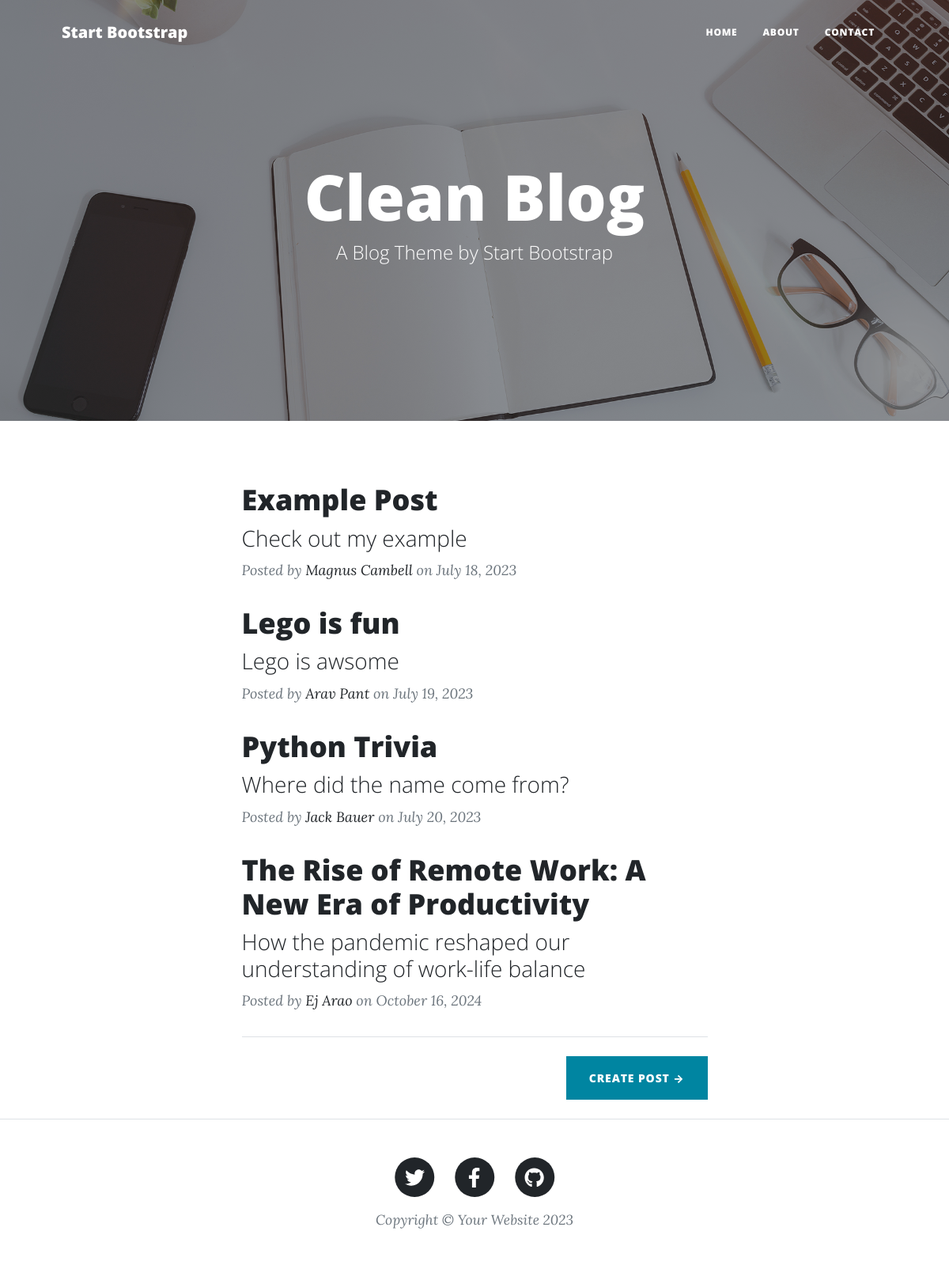
The page / on the database its author committed.
### main.py (models this page shows)
class BlogPost(db.Model):
    id: Mapped[int] = mapped_column(Integer, primary_key=True)
    title: Mapped[str] = mapped_column(String(250), unique=True, nullable=False)
    subtitle: Mapped[str] = mapped_column(String(250), nullable=False)
    date: Mapped[str] = mapped_column(String(250), nullable=False)
    body: Mapped[str] = mapped_column(Text, nullable=False)
    author: Mapped[str] = mapped_column(String(250), nullable=False)
    img_url: Mapped[str] = mapped_column(String(250), nullable=False)

### main.py (the view)
@app.route('/')
def home():
    blog_posts = BlogPost.query.all()
    return render_template('index.html', posts=blog_posts)

### templates/index.html
<!DOCTYPE html>
<html lang="en">
    {% include 'header.html' %}
    <body>
        <header class="masthead" style="background-image: url('/static/assets/img/home-bg.jpg')">
            <div class="container position-relative px-4 px-lg-5">
                <div class="row gx-4 gx-lg-5 justify-content-center">
                    <div class="col-md-10 col-lg-8 col-xl-7">
                        <div class="site-heading">
                            <h1>Clean Blog</h1>
                            <span class="subheading">A Blog Theme by Start Bootstrap</span>
                        </div>
                    </div>
                </div>
            </div>
        </header>
        <div class="container px-4 px-lg-5">
            <div class="row gx-4 gx-lg-5 justify-content-center">
                <div class="col-md-10 col-lg-8 col-xl-7">
                    {%for blog_post in posts:%}
                    <div class="post-preview">
                        <a href="{{url_for('blog', post_id=blog_post.id)}}">
                            <h2 class="post-title">{{blog_post.title}}</h2>
                            <h3 class="post-subtitle">{{blog_post.subtitle}}</h3>
                        </a>
                        <p class="post-meta">
                            Posted by
                            <a href="{{url_for('home')}}">{{blog_post.author}}</a>
                            on {{blog_post.date}}
                        </p>
                    </div>
                    {%endfor%}
                    <hr class="my-4" />
                    <div class="d-flex justify-content-end mb-4">
                        <a class="btn btn-primary text-uppercase" href="{{ url_for('manage_post') }}">Create Post →</a>
                    </div>
                </div>
            </div>
        </div>
        {% include 'footer.html' %}
    </body>
</html>

### templates/header.html (shortened to what this page needs)
<head>
    <link href="/static/css/styles.css" rel="stylesheet" />
    <nav class="navbar navbar-expand-lg navbar-light" id="mainNav">
        <div class="container px-4 px-lg-5">
            <a class="navbar-brand" href="{{url_for('home')}}">Start Bootstrap</a>
            <div class="collapse navbar-collapse" id="navbarResponsive">
                <ul class="navbar-nav ms-auto py-4 py-lg-0">
                    <li class="nav-item"><a class="nav-link px-lg-3 py-3 py-lg-4" href='{{url_for("home")}}'>Home</a></li>
                    <li class="nav-item"><a class="nav-link px-lg-3 py-3 py-lg-4" href='{{url_for("about")}}'>About</a></li>
                    <li class="nav-item"><a class="nav-link px-lg-3 py-3 py-lg-4" href='{{url_for("contact")}}'>Contact</a></li>
                </ul>
            </div>
        </div>
    </nav>
</head>

### templates/footer.html (shortened to what this page needs)
<footer class="border-top">
<div class="container px-4 px-lg-5">
<div class="row gx-4 gx-lg-5 justify-content-center">
    <div class="col-md-10 col-lg-8 col-xl-7">
        <ul class="list-inline text-center">
            <li class="list-inline-item">
                <a href="#!">
                    <span class="fa-stack fa-lg">
                        <i class="fas fa-circle fa-stack-2x"></i>
                        <i class="fab fa-twitter fa-stack-1x fa-inverse"></i>
                    </span>
                </a>
            </li>
            <li class="list-inline-item">
                <a href="#!">
                    <span class="fa-stack fa-lg">
                        <i class="fas fa-circle fa-stack-2x"></i>
                        <i class="fab fa-facebook-f fa-stack-1x fa-inverse"></i>
                    </span>
                </a>
            </li>
            <li class="list-inline-item">
                <a href="#!">
                    <span class="fa-stack fa-lg">
                        <i class="fas fa-circle fa-stack-2x"></i>
                        <i class="fab fa-github fa-stack-1x fa-inverse"></i>
                    </span>
                </a>
            </li>
        </ul>
        <div class="small text-center text-muted fst-italic">Copyright &copy; Your Website 2023</div>
    </div>
</div>
</div>
</footer>

### rows shown on the page
BlogPost: title "Example Post", subtitle "Check out my example", author "Magnus Cambell", date "July 18, 2023"
BlogPost: title "Lego is fun", subtitle "Lego is awsome", author "Arav Pant", date "July 19, 2023"
BlogPost: title "Python Trivia", subtitle "Where did the name come from?", author "Jack Bauer", date "July 20, 2023"
BlogPost: title "The Rise of Remote Work: A New Era of Productivity", subtitle "How the pandemic reshaped our understanding of work-life balance", author "Ej Arao", date "October 16, 2024"
